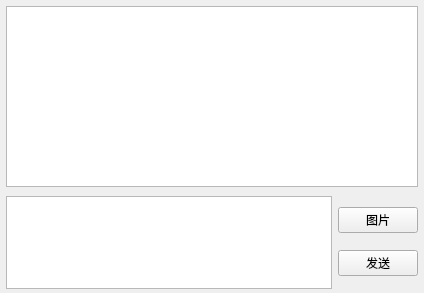
<?xml version="1.0" encoding="UTF-8"?>
<ui version="4.0">
 <class>Widget</class>
 <widget class="QWidget" name="Widget">
  <property name="geometry">
   <rect>
    <x>0</x>
    <y>0</y>
    <width>424</width>
    <height>293</height>
   </rect>
  </property>
  <property name="windowTitle">
   <string>client</string>
  </property>
  <widget class="QTextEdit" name="textMsg">
   <property name="geometry">
    <rect>
     <x>6</x>
     <y>6</y>
     <width>412</width>
     <height>181</height>
    </rect>
   </property>
  </widget>
  <widget class="QWidget" name="layoutWidget">
   <property name="geometry">
    <rect>
     <x>6</x>
     <y>196</y>
     <width>412</width>
     <height>93</height>
    </rect>
   </property>
   <layout class="QHBoxLayout" name="horizontalLayout">
    <item>
     <widget class="QTextEdit" name="textInput"/>
    </item>
    <item>
     <layout class="QVBoxLayout" name="verticalLayout">
      <item>
       <widget class="QPushButton" name="image">
        <property name="text">
         <string>图片</string>
        </property>
       </widget>
      </item>
      <item>
       <widget class="QPushButton" name="textSend">
        <property name="text">
         <string>发送</string>
        </property>
       </widget>
      </item>
     </layout>
    </item>
   </layout>
  </widget>
 </widget>
 <resources/>
 <connections/>
</ui>
